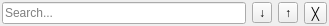
<?xml version="1.0" encoding="UTF-8"?>
<ui version="4.0">
 <class>SearchBar</class>
 <widget class="QWidget" name="SearchBar">
  <property name="geometry">
   <rect>
    <x>0</x>
    <y>0</y>
    <width>329</width>
    <height>26</height>
   </rect>
  </property>
  <property name="sizePolicy">
   <sizepolicy hsizetype="Preferred" vsizetype="Fixed">
    <horstretch>0</horstretch>
    <verstretch>0</verstretch>
   </sizepolicy>
  </property>
  <property name="windowTitle">
   <string>Search</string>
  </property>
  <property name="autoFillBackground">
   <bool>true</bool>
  </property>
  <layout class="QHBoxLayout" name="horizontalLayout">
   <property name="leftMargin">
    <number>2</number>
   </property>
   <property name="topMargin">
    <number>2</number>
   </property>
   <property name="rightMargin">
    <number>2</number>
   </property>
   <property name="bottomMargin">
    <number>2</number>
   </property>
   <item>
    <widget class="QLineEdit" name="lineEdit">
     <property name="placeholderText">
      <string>Search...</string>
     </property>
     <property name="clearButtonEnabled">
      <bool>true</bool>
     </property>
    </widget>
   </item>
   <item>
    <widget class="QToolButton" name="forwardButton">
     <property name="toolTip">
      <string>Next Occurrence</string>
     </property>
     <property name="text">
      <string notr="true">↓</string>
     </property>
    </widget>
   </item>
   <item>
    <widget class="QToolButton" name="backwardButton">
     <property name="toolTip">
      <string>Previous Occurrence</string>
     </property>
     <property name="text">
      <string notr="true">↑</string>
     </property>
    </widget>
   </item>
   <item>
    <widget class="QToolButton" name="closeButton">
     <property name="toolTip">
      <string>Close Search Bar</string>
     </property>
     <property name="text">
      <string notr="true">╳</string>
     </property>
    </widget>
   </item>
  </layout>
 </widget>
 <resources/>
 <connections/>
</ui>
